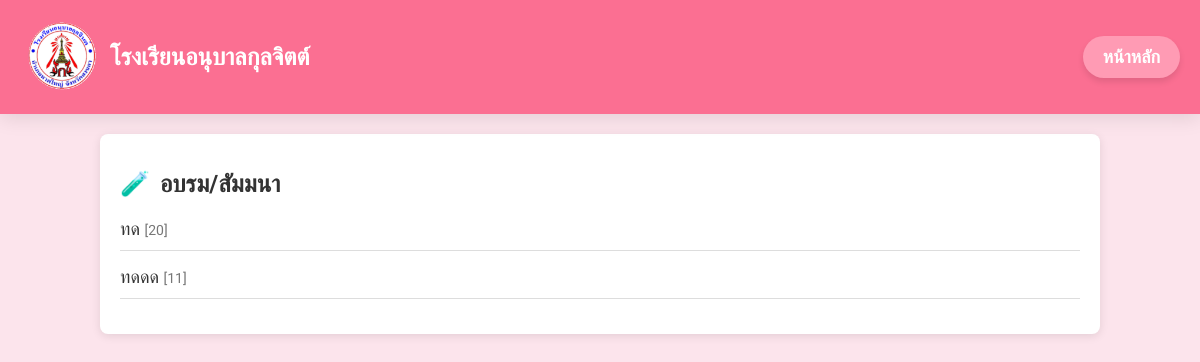
Page /P2/HOME/manage/train.php on the committed database.
### tables this page shows
CREATE TABLE `articles` (
  `id` int(11) NOT NULL,
  `title` varchar(255) NOT NULL,
  `description` text DEFAULT NULL,
  `author_id` int(11) DEFAULT NULL,
  `category_id` int(11) DEFAULT NULL,
  `created_at` timestamp NOT NULL DEFAULT current_timestamp()
);

### P2/HOME/manage/train.php (the view, shortened to what this page needs)
<?php
require_once '../db.php';
$sql = "SELECT * FROM articles WHERE category_id = 2 ORDER BY id DESC";
$result = $conn->query($sql);
?>
<!DOCTYPE html>
<html lang="th">
<head>
    <link rel="stylesheet" href="css/news.css">
</head>
<body>
<div class="header">
    <div class="header-content">
        <img src="logo.png" alt="Logo" class="logo">
        <div class="school-name">โรงเรียนอนุบาลกุลจิตต์</div>
    </div>
    <div class="nav-links">
        <a href="/P2/HOME/manage/page.php">หน้าหลัก</a>
    </div>
</div>
    <div class="container">
        <h1>อบรม/สัมมนา</h1>
        <div class="news-list">
            <ul>
                <?php while ($news = $result->fetch_assoc()): ?>
                    <li>
                        <a class="news-title" href="news_detail.php?id=<?= $news['id']; ?>">
                            <?= htmlspecialchars($news['title']); ?>
                        </a>
                        <span class="news-detail">[<?= $news['id']; ?>]</span>
                    </li>
                <?php endwhile; ?>
            </ul>
        </div>
    </div>
</body>
</html>

### P2/HOME/manage/css/news.css (style rules this page uses)
body { font-family: 'Sarabun', sans-serif; background-color: #FCE4EC; margin: 0; padding: 0; }
.header { background-color: #FB6F92; color: white; padding: 20px; font-size: 24px; font-weight: 600; box-shadow: 0 4px 19px rgba(0, 0, 0, 0.1); position: relative; display: flex; align-items: center; justify-content: space-between; }
.header-content { display: flex; align-items: center; justify-content: flex-start; }
.logo { width: 80px; height: auto; margin-right: 10px; }
.school-name { font-size: 24px; font-weight: bold; }
.nav-links { margin-left: auto; display: flex; justify-content: flex-end; gap: 20px; }
.nav-links a { color: white; text-decoration: none; background-color: #FF9BB4; padding: 10px 20px; font-size: 18px; border-radius: 30px; transition: background-color 0.3s ease, transform 0.3s ease; box-shadow: 0 4px 6px rgba(0, 0, 0, 0.1); }
.container { width: 80%; margin: 20px auto; background-color: white; border-radius: 8px; padding: 20px; box-shadow: 0 2px 10px rgba(0, 0, 0, 0.1); }
h1 { font-size: 24px; color: #333; margin-bottom: 20px; }
h1::before { content: "🧪"; margin-right: 10px; }
.news-list { overflow-y: auto; }
.news-list ul { list-style-type: none; padding: 0; margin: 0; }
.news-list li { margin-bottom: 15px; padding-bottom: 10px; border-bottom: 1px solid #ddd; }
.news-title { font-size: 18px; color: #333; text-decoration: none; }
.news-detail { font-size: 14px; color: #777; }

### rows in the picture
articles: title "ทด", id "20"
articles: title "ทดดด", id "11"
